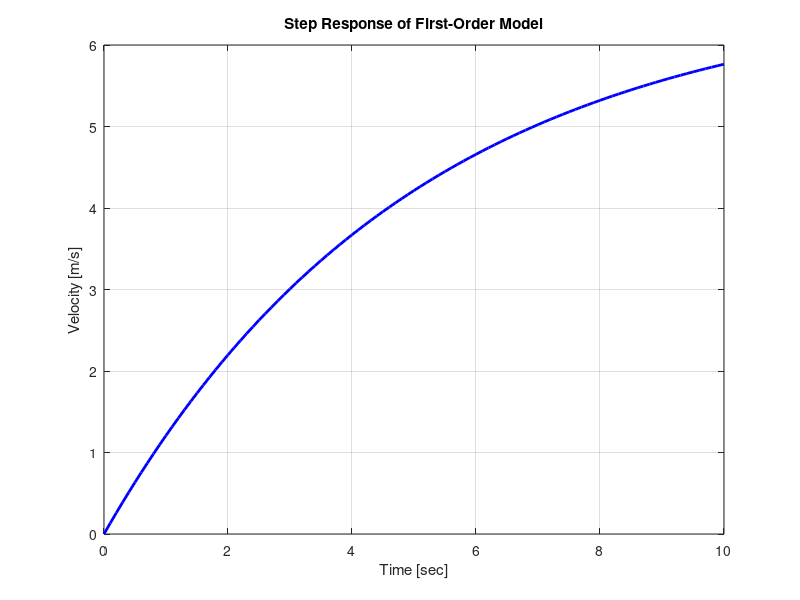

Write the MATLAB code that produced this figure.
% Illustration of First-Order LTI Step Response
% ME 402

clear;

% System Parameters 
m = 750;       % mass [kg]
b = 150;      % linear drag [Ns/m]
Fstep = 1000;  % amplitude of step force input [N]


% Analytical Solution
%%%%%%%%%%%%%%%%%%%%%%%%%%%%%%%%%%%%%%%%%%%%%%%%
dt = 0.1;  % time step [s]
tend = 10;  % final time [s]
tt = 0:dt:tend;
tau = m/b;
% Note that MATLAB can deal with the tt vector in this equation
% and output a vector of velcocities.
Veqn = Fstep/b*(1-exp(-tt/tau));  


figure(1)
clf()
plot(tt,Veqn,'b-','linewidth',2)
xlabel('Time [sec]')  % Always label the axes and include units!
ylabel('Velocity [m/s]')
title('Step Response of First-Order Model')
grid on
